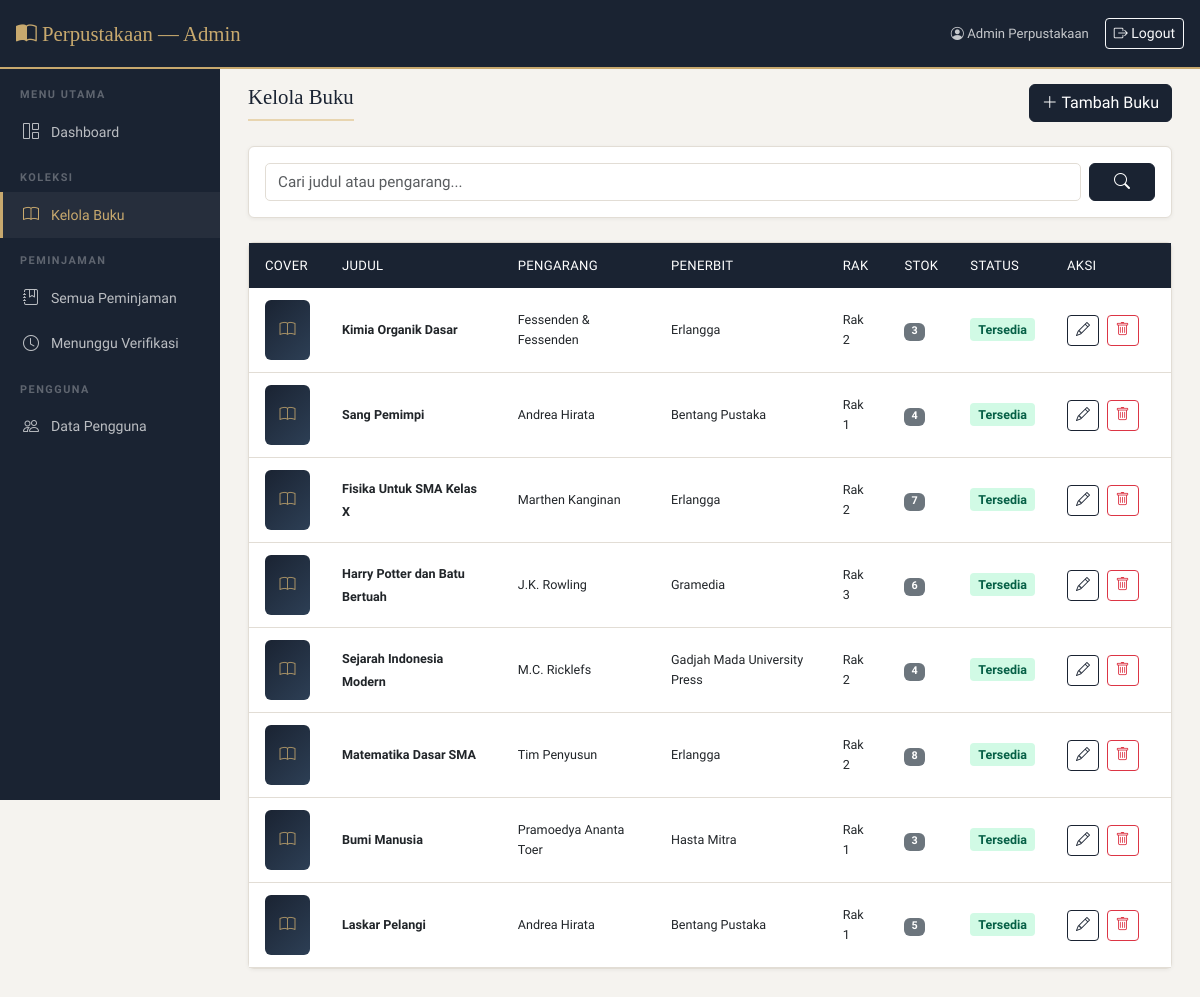
The page /admin/buku.php (signed in) on the database its author committed.
### tables this page shows
CREATE TABLE `buku` (
  `id_buku` int(15) NOT NULL AUTO_INCREMENT,
  `judul` varchar(255) NOT NULL,
  `pengarang` varchar(255) NOT NULL,
  `penerbit` varchar(255) NOT NULL,
  `deskripsi` longtext NOT NULL,
  `gambar_buku` varchar(500) DEFAULT NULL,
  `jumlah_buku` int(100) NOT NULL DEFAULT 1,
  `rak_buku` enum('rak_1','rak_2','rak_3') NOT NULL DEFAULT 'rak_1',
  `status` enum('di_pinjam','tidak_dipinjam') NOT NULL DEFAULT 'tidak_dipinjam',
  `tanggal` date NOT NULL,
  `created_at` timestamp DEFAULT CURRENT_TIMESTAMP,
  PRIMARY KEY (`id_buku`)
);

### admin/buku.php (the view, shortened to what this page needs)
<?php
require '../config/database.php';
require '../includes/admin_header.php';
$search = trim($_GET['search'] ?? '');
$where = '';
$books = $conn->query("SELECT * FROM buku $where ORDER BY id_buku DESC");
?>
<div class="d-flex justify-content-between align-items-center mb-4">
    <h2 class="section-title mb-0">Kelola Buku</h2>
    <a href="tambah_buku.php" class="btn btn-primary"><i class="bi bi-plus-lg"></i> Tambah Buku</a>
</div>
<div class="card mb-4">
    <div class="card-body p-3">
        <form method="GET" class="d-flex gap-2">
            <input type="text" name="search" class="form-control" placeholder="Cari judul atau pengarang..." value="<?php echo htmlspecialchars($search); ?>">
            <button class="btn btn-primary px-4" type="submit"><i class="bi bi-search"></i></button>
        </form>
    </div>
</div>
<div class="card">
    <div class="table-responsive">
        <table class="table mb-0">
            <thead>
                <tr><th style="width:60px;">Cover</th><th>Judul</th><th>Pengarang</th><th>Penerbit</th><th>Rak</th><th>Stok</th><th>Status</th><th style="width:120px;">Aksi</th></tr>
            </thead>
            <tbody>
                <?php if ($books->num_rows > 0): while ($b = $books->fetch_assoc()): ?>
                <tr>
                    <td>
                        <div style="width:45px;height:60px;" class="book-cover rounded">
                            <?php if (!empty($b['gambar_buku']) && file_exists('../uploads/books/'.$b['gambar_buku'])): ?>
                                <img src="../uploads/books/<?php echo htmlspecialchars($b['gambar_buku']); ?>" alt="">
                            <?php else: ?>
                                <div class="book-cover-placeholder h-100"><i class="bi bi-book" style="font-size:1rem;"></i></div>
                            <?php endif; ?>
                        </div>
                    </td>
                    <td><strong class="small"><?php echo htmlspecialchars($b['judul']); ?></strong></td>
                    <td class="small"><?php echo htmlspecialchars($b['pengarang']); ?></td>
                    <td class="small"><?php echo htmlspecialchars($b['penerbit']); ?></td>
                    <td class="small"><?php echo str_replace('_',' ',ucfirst($b['rak_buku'])); ?></td>
                    <td><span class="badge bg-secondary"><?php echo $b['jumlah_buku']; ?></span></td>
                    <td><?php echo $b['status']==='di_pinjam'?'<span class="badge-borrowed">Dipinjam</span>':'<span class="badge-available">Tersedia</span>'; ?></td>
                    <td>
                        <a href="edit_buku.php?id=<?php echo $b['id_buku']; ?>" class="btn btn-sm btn-outline-primary me-1"><i class="bi bi-pencil"></i></a>
                        <a href="buku.php?hapus=<?php echo $b['id_buku']; ?>" class="btn btn-sm btn-outline-danger" onclick="return confirm('Hapus buku ini?')"><i class="bi bi-trash"></i></a>
                    </td>
                </tr>
                <?php endwhile; else: ?>
                <tr><td colspan="8" class="text-center text-muted py-4">Tidak ada buku ditemukan.</td></tr>
                <?php endif; ?>
            </tbody>
        </table>
    </div>
</div>
<?php require '../includes/admin_footer.php'; ?>

### includes/admin_header.php (shortened to what this page needs)
<?php
$user_name = $_SESSION['nama_lengkap'] ?? 'Admin';
$current_page = basename($_SERVER['PHP_SELF']);
?>
<!DOCTYPE html>
<html lang="id">
<head>
    <link href="https://cdn.jsdelivr.net/npm/bootstrap@5.3.0/dist/css/bootstrap.min.css" rel="stylesheet">
    <link href="https://cdn.jsdelivr.net/npm/bootstrap-icons@1.11.0/font/bootstrap-icons.css" rel="stylesheet">
    <link href="../assets/css/style.css" rel="stylesheet">
</head>
<body>
<nav class="navbar navbar-dark admin-navbar">
    <div class="container-fluid px-3">
        <a class="navbar-brand" href="dashboard.php">
            <i class="bi bi-book-half"></i> Perpustakaan — Admin
        </a>
        <div class="d-flex align-items-center gap-3">
            <span class="text-white opacity-75 small"><i class="bi bi-person-circle"></i> <?php echo htmlspecialchars($user_name); ?></span>
            <a href="../logout.php" class="btn btn-sm btn-outline-light">
                <i class="bi bi-box-arrow-right"></i> Logout
            </a>
        </div>
    </div>
</nav>
<div style="padding-top: 56px; display: flex;">
    <div class="sidebar">
        <div class="sidebar-section">Menu Utama</div>
        <a href="dashboard.php" class="nav-link <?php echo $current_page==='dashboard.php'?'active':''; ?>">
            <i class="bi bi-grid-1x2"></i> Dashboard
        </a>
        <div class="sidebar-section">Koleksi</div>
        <a href="buku.php" class="nav-link <?php echo ($current_page==='buku.php'||$current_page==='tambah_buku.php'||$current_page==='edit_buku.php')?'active':''; ?>">
            <i class="bi bi-book"></i> Kelola Buku
        </a>
        <div class="sidebar-section">Peminjaman</div>
        <a href="peminjaman.php" class="nav-link <?php echo $current_page==='peminjaman.php'?'active':''; ?>">
            <i class="bi bi-journal-bookmark"></i> Semua Peminjaman
        </a>
        <a href="peminjaman.php?status=pending" class="nav-link">
            <i class="bi bi-clock"></i> Menunggu Verifikasi
        </a>
        <div class="sidebar-section">Pengguna</div>
        <a href="users.php" class="nav-link <?php echo $current_page==='users.php'?'active':''; ?>">
            <i class="bi bi-people"></i> Data Pengguna
        </a>
    </div>
    <div class="admin-content w-100">

### includes/admin_footer.php (shortened to what this page needs)
    </div>
</div>
</body>
</html>

### assets/css/style.css (style rules this page uses)
:root { --primary: #1a2332; --accent: #c8a96e; --accent-light: #e8d5b0; --bg: #f5f3ef; --card-bg: #ffffff; --text: #2d3748; --text-muted: #718096; --border: #e2ddd5; --success: #2d6a4f; --danger: #9b2335; }
* { box-sizing: border-box; margin: 0; padding: 0; }
body { font-family: 'Source Sans 3', sans-serif; background-color: var(--bg); color: var(--text); font-size: 15px; line-height: 1.6; }
.navbar { background: var(--primary) !important; border-bottom: 2px solid var(--accent); padding: 12px 0; }
.navbar-brand { font-family: 'Playfair Display', serif; font-size: 1.3rem; color: var(--accent) !important; }
.nav-link { color: rgba(255,255,255,0.8) !important; font-size: 0.9rem; transition: color 0.2s; }
.card { border: 1px solid var(--border); border-radius: 6px; box-shadow: 0 1px 4px rgba(0,0,0,0.06); background: var(--card-bg); transition: transform 0.2s, box-shadow 0.2s; }
.book-cover { height: 200px; display: flex; align-items: center; justify-content: center; background: linear-gradient(135deg, var(--primary) 0%, #2d3f55 100%); border-radius: 6px 6px 0 0; overflow: hidden; }
.book-cover-placeholder { display: flex; flex-direction: column; align-items: center; justify-content: center; width: 100%; height: 100%; color: var(--accent); }
.book-cover-placeholder i { font-size: 3.5rem; opacity: 0.8; }
.btn-primary { background: var(--primary); border-color: var(--primary); color: white; font-weight: 500; }
.btn-outline-primary { border-color: var(--primary); color: var(--primary); }
.badge-available { background: #d1fae5; color: #065f46; padding: 4px 8px; border-radius: 4px; font-size: 0.78rem; font-weight: 600; }
.table { font-size: 0.9rem; }
.table thead th { background: var(--primary); color: white; font-weight: 500; font-size: 0.82rem; letter-spacing: 0.3px; text-transform: uppercase; border: none; padding: 12px 16px; }
.table tbody td { padding: 12px 16px; vertical-align: middle; border-color: var(--border); }
.form-control, .form-select { border-color: var(--border); border-radius: 5px; font-size: 0.95rem; }
.section-title { font-family: 'Playfair Display', serif; font-size: 1.3rem; color: var(--primary); margin-bottom: 20px; padding-bottom: 10px; border-bottom: 2px solid var(--accent-light); }
.sidebar { background: var(--primary); min-height: calc(100vh - 56px); padding: 16px 0; width: 220px; position: fixed; top: 56px; left: 0; overflow-y: auto; z-index: 100; }
.sidebar .nav-link { color: rgba(255,255,255,0.7) !important; padding: 10px 20px; font-size: 0.88rem; display: flex; align-items: center; gap: 10px; border-left: 3px solid transparent; transition: all 0.2s; border-radius: 0; }
.sidebar .nav-link:hover, .sidebar .nav-link.active { color: var(--accent) !important; border-left-color: var(--accent); background: rgba(255,255,255,0.05); }
.sidebar .nav-link i { font-size: 1rem; width: 18px; }
.sidebar-section { padding: 14px 20px 6px; font-size: 0.68rem; font-weight: 600; letter-spacing: 1.5px; text-transform: uppercase; color: rgba(255,255,255,0.3); }
.admin-content { margin-left: 220px; padding: 28px; min-height: calc(100vh - 56px); }
.admin-navbar { position: fixed; top: 0; left: 0; right: 0; z-index: 200; }

### rows shown on the page
buku: judul "Kimia Organik Dasar", pengarang "Fessenden & Fessenden", penerbit "Erlangga", rak_buku "Rak 2", jumlah_buku "3", status "Tersedia"
buku: judul "Sang Pemimpi", pengarang "Andrea Hirata", penerbit "Bentang Pustaka", rak_buku "Rak 1", jumlah_buku "4", status "Tersedia"
buku: judul "Fisika Untuk SMA Kelas X", pengarang "Marthen Kanginan", penerbit "Erlangga", rak_buku "Rak 2", jumlah_buku "7", status "Tersedia"
buku: judul "Harry Potter dan Batu Bertuah", pengarang "J.K. Rowling", penerbit "Gramedia", rak_buku "Rak 3", jumlah_buku "6", status "Tersedia"
buku: judul "Sejarah Indonesia Modern", pengarang "M.C. Ricklefs", penerbit "Gadjah Mada University Press", rak_buku "Rak 2", jumlah_buku "4", status "Tersedia"
buku: judul "Matematika Dasar SMA", pengarang "Tim Penyusun", penerbit "Erlangga", rak_buku "Rak 2", jumlah_buku "8", status "Tersedia"
buku: judul "Bumi Manusia", pengarang "Pramoedya Ananta Toer", penerbit "Hasta Mitra", rak_buku "Rak 1", jumlah_buku "3", status "Tersedia"
buku: judul "Laskar Pelangi", pengarang "Andrea Hirata", penerbit "Bentang Pustaka", rak_buku "Rak 1", jumlah_buku "5", status "Tersedia"

### other values the page prints
$user_name "Admin Perpustakaan"
